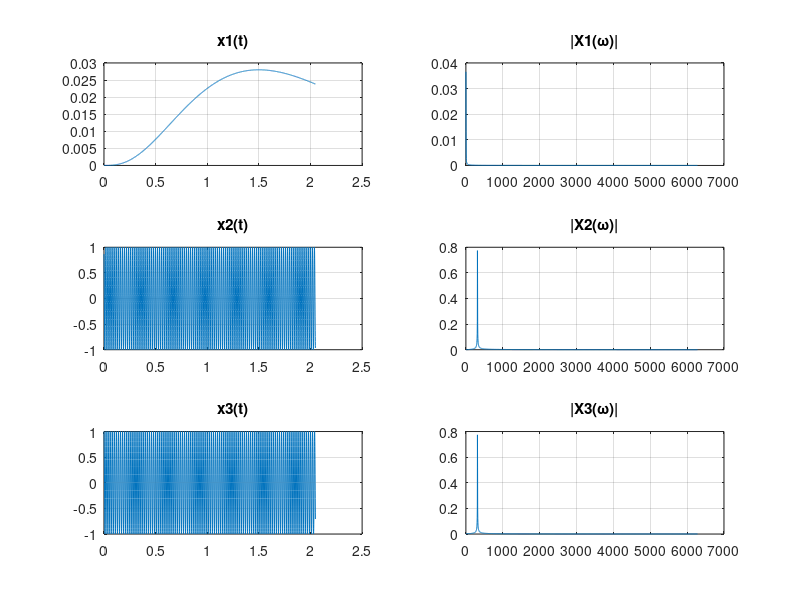

Here is the MATLAB script that generated this plot:
% =========================================================
% ЛР2 — Задание 1
% Интегральное преобразование Фурье (численно)
% =========================================================

clear;
clc;
close all;

%% Параметры

Fs = 2000;          % дискретизация
L  = 4096;
t = (0:L-1)/Fs;

dt = 1/Fs;

%% Параметры сигналов

N = 4;
a = 2;

Omega0 = 2*pi*50;
phi0 = pi/6;

H = double(t >= 0);

%% =========================================================
% 1) (1/(N-1)!)*t^(N-1)*e^(-a t)*H(t)
% =========================================================

x1 = (1/factorial(N-1)) .* (t.^(N-1)) .* exp(-a*t) .* H;

%% =========================================================
% 2) cos(Ω0 t + φ0) H(t)
% =========================================================

x2 = cos(Omega0*t + phi0) .* H;

%% =========================================================
% 3) cos(Ω0 t) H(t)
% =========================================================

x3 = cos(Omega0*t) .* H;

%% =========================================================
% Прямое преобразование Фурье (FFT как аппроксимация интеграла)
% =========================================================

X1 = fft(x1) * dt;
X2 = fft(x2) * dt;
X3 = fft(x3) * dt;

%% Частотная ось

f = Fs*(0:L/2-1)/L;
w = 2*pi*f;

%% Спектры

S1 = abs(X1);
S2 = abs(X2);
S3 = abs(X3);

%% =========================================================
% Графики
% =========================================================

figure('Visible','off','Name','Интегральное Фурье','NumberTitle','off');

% --- сигнал 1 ---
subplot(3,2,1);
plot(t, x1); grid on;
title('x1(t)');

subplot(3,2,2);
plot(w, S1(1:L/2)); grid on;
title('|X1(ω)|');

% --- сигнал 2 ---
subplot(3,2,3);
plot(t, x2); grid on;
title('x2(t)');

subplot(3,2,4);
plot(w, S2(1:L/2)); grid on;
title('|X2(ω)|');

% --- сигнал 3 ---
subplot(3,2,5);
plot(t, x3); grid on;
title('x3(t)');

subplot(3,2,6);
plot(w, S3(1:L/2)); grid on;
title('|X3(ω)|');

%% Сохранение

exportgraphics(gcf, 'lab2_task1_ft.png', 'Resolution', 300);
close(gcf);

disp('Готово: lab2_task1_ft.png');

drawnow;
exit;
